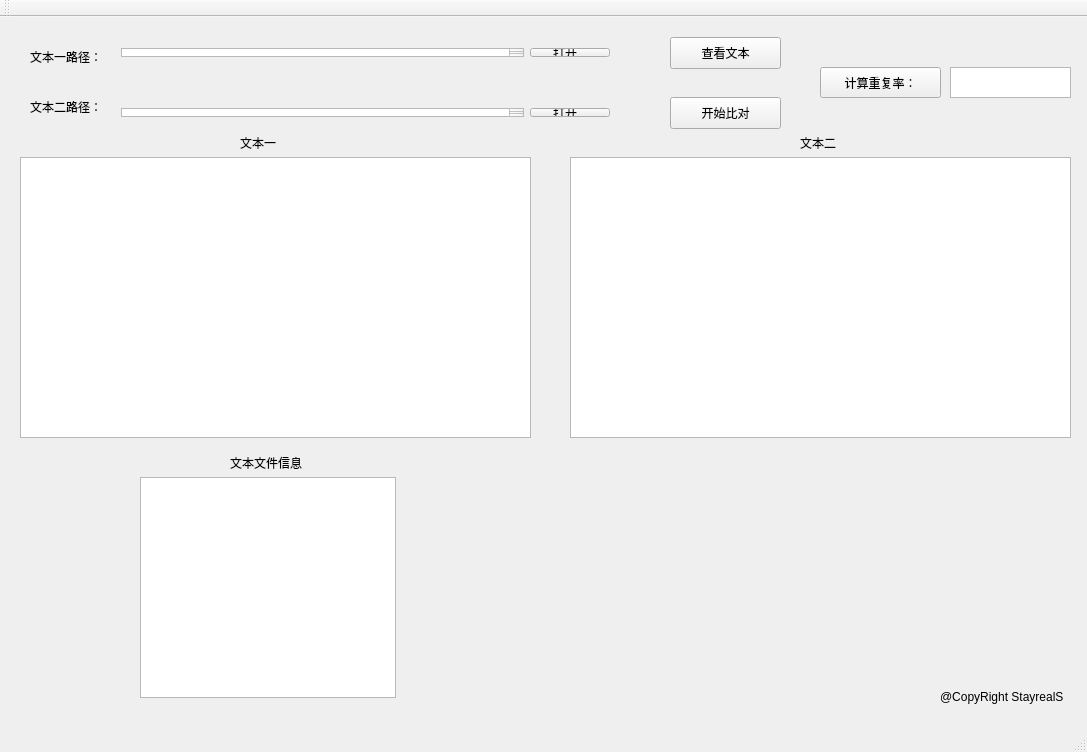
<?xml version="1.0" encoding="UTF-8"?>
<ui version="4.0">
 <class>MainWindow</class>
 <widget class="QMainWindow" name="MainWindow">
  <property name="geometry">
   <rect>
    <x>0</x>
    <y>0</y>
    <width>1087</width>
    <height>752</height>
   </rect>
  </property>
  <property name="minimumSize">
   <size>
    <width>1087</width>
    <height>684</height>
   </size>
  </property>
  <property name="maximumSize">
   <size>
    <width>1087</width>
    <height>16777215</height>
   </size>
  </property>
  <property name="windowTitle">
   <string>MainWindow</string>
  </property>
  <property name="styleSheet">
   <string notr="true"/>
  </property>
  <widget class="QWidget" name="centralWidget">
   <widget class="QWidget" name="layoutWidget">
    <property name="geometry">
     <rect>
      <x>110</x>
      <y>80</y>
      <width>511</width>
      <height>31</height>
     </rect>
    </property>
    <layout class="QHBoxLayout" name="horizontalLayout_2">
     <item>
      <widget class="QTextEdit" name="textEdit_2"/>
     </item>
     <item>
      <widget class="QPushButton" name="openSFile">
       <property name="text">
        <string>打开...</string>
       </property>
      </widget>
     </item>
    </layout>
   </widget>
   <widget class="QLabel" name="label">
    <property name="geometry">
     <rect>
      <x>30</x>
      <y>30</y>
      <width>81</width>
      <height>20</height>
     </rect>
    </property>
    <property name="text">
     <string>文本一路径：</string>
    </property>
   </widget>
   <widget class="QLabel" name="label_2">
    <property name="geometry">
     <rect>
      <x>30</x>
      <y>80</y>
      <width>81</width>
      <height>20</height>
     </rect>
    </property>
    <property name="text">
     <string>文本二路径：</string>
    </property>
   </widget>
   <widget class="QTextEdit" name="textEdit_Long">
    <property name="geometry">
     <rect>
      <x>20</x>
      <y>140</y>
      <width>511</width>
      <height>281</height>
     </rect>
    </property>
   </widget>
   <widget class="QTextEdit" name="textEdit_Short">
    <property name="geometry">
     <rect>
      <x>570</x>
      <y>140</y>
      <width>501</width>
      <height>281</height>
     </rect>
    </property>
   </widget>
   <widget class="QPushButton" name="startBtn">
    <property name="geometry">
     <rect>
      <x>670</x>
      <y>20</y>
      <width>111</width>
      <height>32</height>
     </rect>
    </property>
    <property name="text">
     <string>查看文本</string>
    </property>
   </widget>
   <widget class="QWidget" name="layoutWidget">
    <property name="geometry">
     <rect>
      <x>110</x>
      <y>20</y>
      <width>511</width>
      <height>31</height>
     </rect>
    </property>
    <layout class="QHBoxLayout" name="horizontalLayout">
     <item>
      <widget class="QTextEdit" name="textEdit"/>
     </item>
     <item>
      <widget class="QPushButton" name="openLFile">
       <property name="text">
        <string>打开...</string>
       </property>
      </widget>
     </item>
    </layout>
   </widget>
   <widget class="QPushButton" name="startCompare">
    <property name="geometry">
     <rect>
      <x>670</x>
      <y>80</y>
      <width>111</width>
      <height>32</height>
     </rect>
    </property>
    <property name="text">
     <string>开始比对</string>
    </property>
   </widget>
   <widget class="QTextBrowser" name="FileData">
    <property name="geometry">
     <rect>
      <x>140</x>
      <y>460</y>
      <width>256</width>
      <height>221</height>
     </rect>
    </property>
   </widget>
   <widget class="QTextBrowser" name="simiView">
    <property name="geometry">
     <rect>
      <x>950</x>
      <y>50</y>
      <width>121</width>
      <height>31</height>
     </rect>
    </property>
   </widget>
   <widget class="QPushButton" name="simiStart">
    <property name="geometry">
     <rect>
      <x>820</x>
      <y>50</y>
      <width>121</width>
      <height>31</height>
     </rect>
    </property>
    <property name="text">
     <string>计算重复率：</string>
    </property>
   </widget>
   <widget class="QLabel" name="label_3">
    <property name="geometry">
     <rect>
      <x>230</x>
      <y>430</y>
      <width>91</width>
      <height>31</height>
     </rect>
    </property>
    <property name="text">
     <string>文本文件信息</string>
    </property>
   </widget>
   <widget class="QLabel" name="label_4">
    <property name="geometry">
     <rect>
      <x>240</x>
      <y>120</y>
      <width>54</width>
      <height>12</height>
     </rect>
    </property>
    <property name="text">
     <string>文本一</string>
    </property>
   </widget>
   <widget class="QLabel" name="label_5">
    <property name="geometry">
     <rect>
      <x>800</x>
      <y>120</y>
      <width>54</width>
      <height>12</height>
     </rect>
    </property>
    <property name="text">
     <string>文本二</string>
    </property>
   </widget>
   <widget class="QLabel" name="label_6">
    <property name="geometry">
     <rect>
      <x>940</x>
      <y>670</y>
      <width>151</width>
      <height>20</height>
     </rect>
    </property>
    <property name="text">
     <string>@CopyRight StayrealS</string>
    </property>
   </widget>
  </widget>
  <widget class="QMenuBar" name="menuBar">
   <property name="geometry">
    <rect>
     <x>0</x>
     <y>0</y>
     <width>1087</width>
     <height>23</height>
    </rect>
   </property>
  </widget>
  <widget class="QToolBar" name="mainToolBar">
   <attribute name="toolBarArea">
    <enum>TopToolBarArea</enum>
   </attribute>
   <attribute name="toolBarBreak">
    <bool>false</bool>
   </attribute>
  </widget>
  <widget class="QStatusBar" name="statusBar"/>
 </widget>
 <layoutdefault spacing="6" margin="11"/>
 <resources/>
 <connections/>
</ui>
